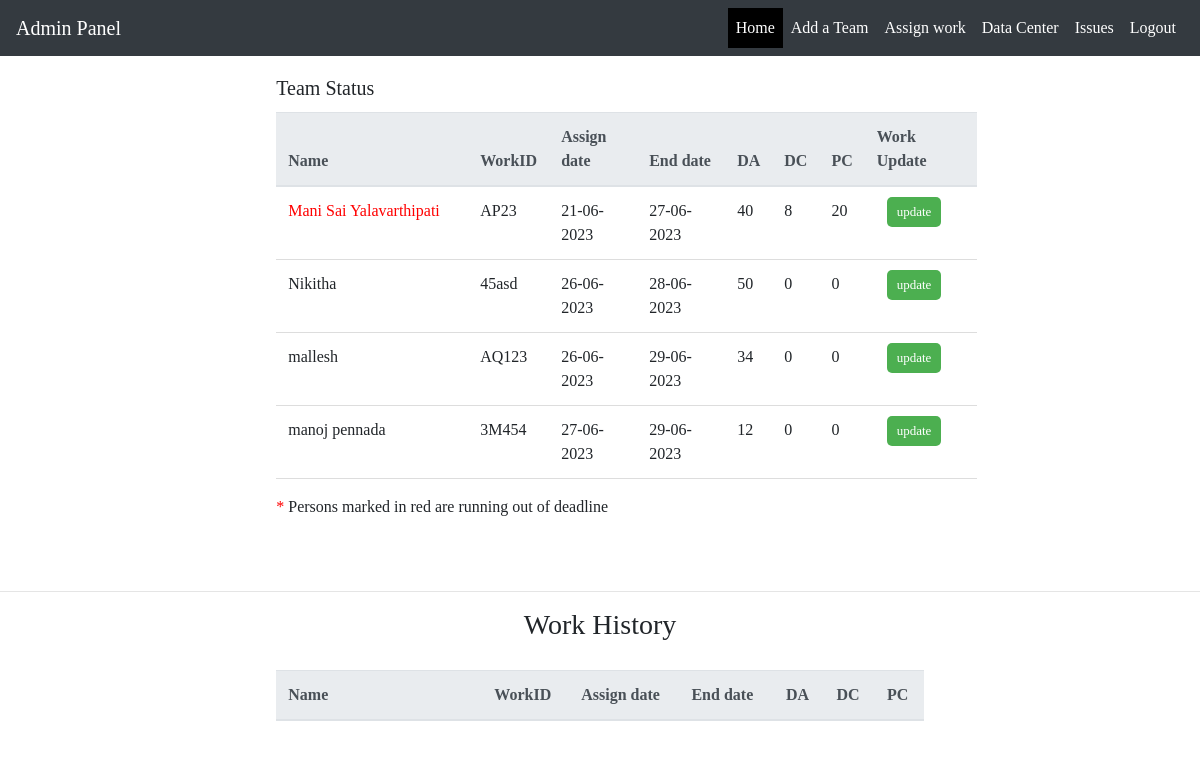
The app's page /admindashboard.php with its own data.
### tables this page shows
CREATE TABLE `teamlogin` (
  `id` int(100) NOT NULL,
  `username` varchar(40) NOT NULL,
  `password` char(255) NOT NULL,
  `email` varchar(100) NOT NULL,
  `contact` char(10) NOT NULL,
  `image` longblob NOT NULL,
  `workid` varchar(30) DEFAULT NULL,
  `assigndate` date DEFAULT NULL,
  `deadline` date DEFAULT NULL,
  `datasetlength` bigint(100) NOT NULL,
  `completed` bigint(100) NOT NULL,
  `pc` double NOT NULL
);

### admindashboard.php (the view, shortened to what this page needs)
<?php
include("database.php");
?>
<!DOCTYPE html>
<html lang="en">
<head>
  <link rel="stylesheet" href="https://stackpath.bootstrapcdn.com/bootstrap/4.5.2/css/bootstrap.min.css">
</head>
<body>
<nav class="navbar navbar-expand-lg navbar-dark bg-dark">
  <a class="navbar-brand" href="#">Admin Panel</a>
  <div class="collapse navbar-collapse" id="navbarNav">
    <ul class="navbar-nav ml-auto">
      <li class="nav-item active">
        <a class="nav-link text-white " href="admindashboard.php">Home</a>
      </li>
      <li class="nav-item">
        <a class="nav-link text-white" href="addteam.php">Add a Team</a>
      </li>
      <li class="nav-item">
        <a class="nav-link text-white" href="assignwork.php">Assign work</a>
      </li>
      <li class="nav-item">
        <a class="nav-link text-white" href="data.php">Data Center</a>
      </li>
      <li class="nav-item">
  <a class="nav-link text-white" href="adminissues.php">Issues </a>
      </li>
      <li class="nav-item">
  <a class="nav-link text-white" href="adminlogout.php">Logout</a>
      </li>
    </ul>
  </div>
</nav>
<div class="row justify-content-center">
  <div class="col-md-7">
    <div class="card custom-card custom-table-card table-card">
      <div class="card-body">
        <h5 class="card-title">Team Status</h5>
        <div class="table-container">
                  <table class="table" id="team-table">
                    <thead class="thead-light">
                        <tr>
                            <th>Name</th>
                            <th>WorkID</th>
                            <th>Assign date</th>
                            <th>End date</th>
                            <th>DA</th>
                            <th>DC</th>
                            <th>PC</th>
                            <th>Work Update</th>
                        </tr>
                    </thead>
                    <tbody>
                        <?php
                        $sql = 'UPDATE teamlogin
                                SET pc = (completed/datasetlength) * 100
                                WHERE completed IS NOT NULL AND datasetlength IS NOT NULL';
                        mysqli_query($conn, $sql);
                        $sql = 'SELECT * FROM teamlogin';
                        if ($result = mysqli_query($conn, $sql)) {
                            if (mysqli_num_rows($result) > 0) {
                                while ($row = $result->fetch_assoc()) {
                                    $name = $row['username'];
                                    $wid = $row['workid'];
                                    $a = date("d-m-Y", strtotime($row['assigndate']));
                                    $d = date("d-m-Y", strtotime($row['deadline']));
                                    $dl = $row['datasetlength'];
                                    $c =  $row['completed'];
                                    $p =  $row['pc'];
                                    if($wid != NULL and $dl !== $c){
                                      echo "<tr>";
                                      if($row['deadline']<date("Y-m-d")){
                                        echo "<td style='color:#FF0000;'>$name</td>";
                                      }
                                      else{
                                        echo "<td >$name</td>";
                                      }
                                      echo "<td>$wid</td>";
                                      echo "<td>$a</td>";
                                      echo "<td>$d</td>";
                                      echo "<td>$dl</td>";
                                      echo "<td>$c</td>";
                                      echo "<td>$p</td>";
                                      echo "<td>";
                                      echo "<button id='editButton' value='edit' class=' edit-button btn-primary ' onclick='update(\"$name\")'>update</button>";
                                      echo "</td>";
                                      echo "</tr>";
                                    }
                                }
                            } else {
                                echo "<tr><td colspan='5'>No rows found.</td></tr>";
                            }
                        }
                        ?>
                    </tbody>
                </table>
                <p><span style="color:red;">*</span> Persons marked in red are running out of deadline</p>
        </div>
      </div>
    </div>
  </div>
</div>
<hr>
<h3 style="text-align: center;">Work History</h3>
<div class="row justify-content-center">
  <div class="col-md-7">
    <div class="card custom-card custom-table-card table-card">
      <div class="card-body">
        <div class="table-container">
                  <table class="table" id="team-table">
                    <thead class="thead-light">
                        <tr>
                            <th>Name</th>
                            <th>WorkID</th>
                            <th>Assign date</th>
                            <th>End date</th>
                            <th>DA</th>
                            <th>DC</th>
                            <th>PC</th>
                        </tr>
                    </thead>
                </table>
        </div>
      </div>
    </div>
  </div>
</div>
</body>
</html>

### admindashboard.php (style rules this page uses)
body { font-family: Georgia, serif; }
.custom-card { margin-bottom: 20px; }
table { width: 100%; border-collapse: collapse; }
th, td { padding: 20px; text-align: left; border-bottom: 1px solid #ddd; }
th { background-color: #f2f2f2; }
.navbar-nav { margin-right: 30px; }
.navbar { width: 100%; }
.navbar-nav { margin-right: 0; }
.navbar-nav .active { background-color: black; align-items: center; color: black; }
.table-card { border: none; }
.edit-button { padding:5px 10px; background-color: #4caf50; color: white; border: none; border-radius: 5px; cursor: pointer; font-size: 13px; margin-left: 10px; margin-top: -15px; transition: background-color 0.3s; }

### records on screen
teamlogin: username "Mani Sai Yalavarthipati", workid "AP23", assigndate "21-06-2023", deadline "27-06-2023", datasetlength "40", completed "8", pc "20"
teamlogin: username "Nikitha", workid "45asd", assigndate "26-06-2023", deadline "28-06-2023", datasetlength "50", completed "0", pc "0"
teamlogin: username "mallesh", workid "AQ123", assigndate "26-06-2023", deadline "29-06-2023", datasetlength "34", completed "0", pc "0"
teamlogin: username "manoj pennada", workid "3M454", assigndate "27-06-2023", deadline "29-06-2023", datasetlength "12", completed "0", pc "0"
